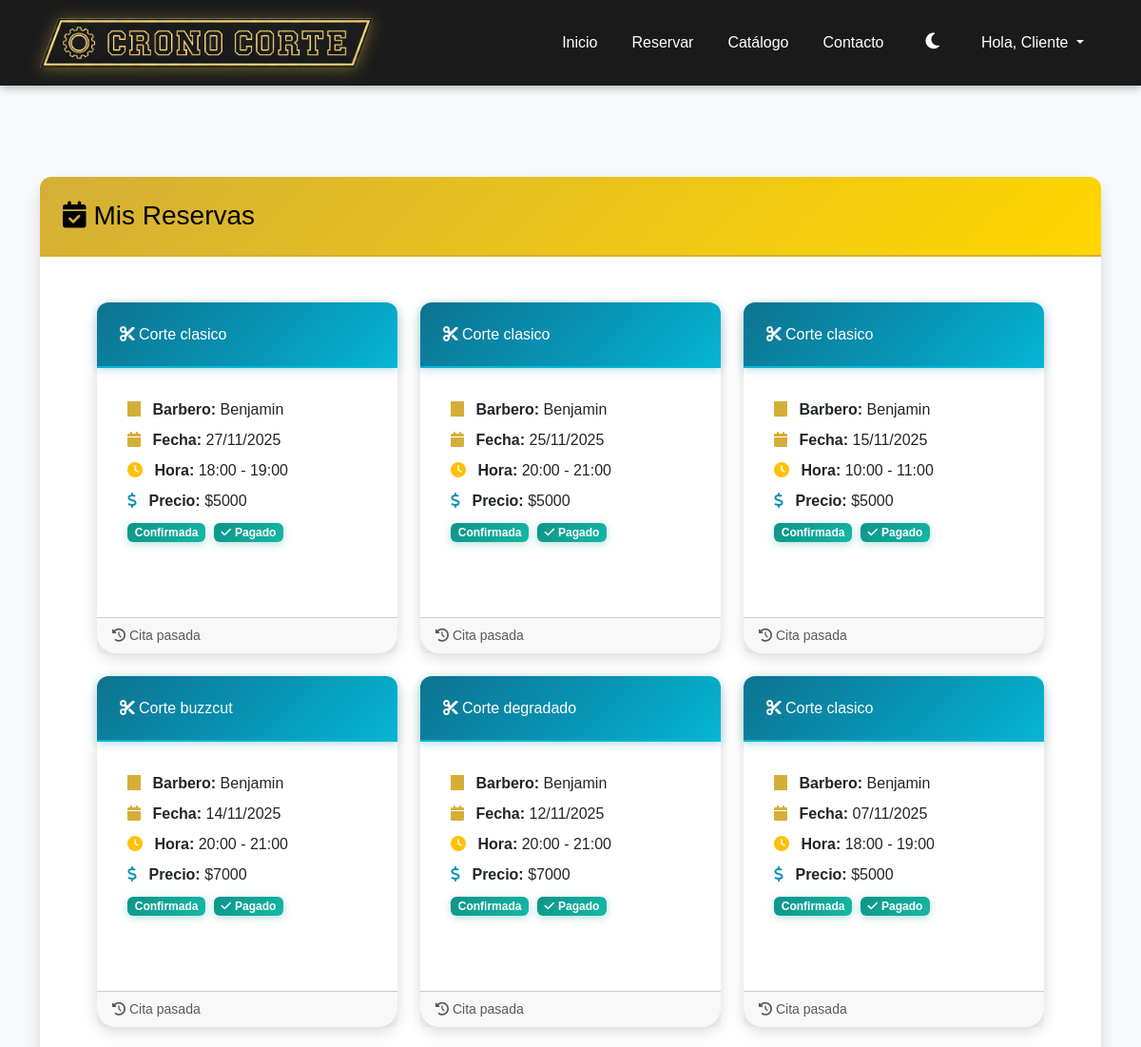
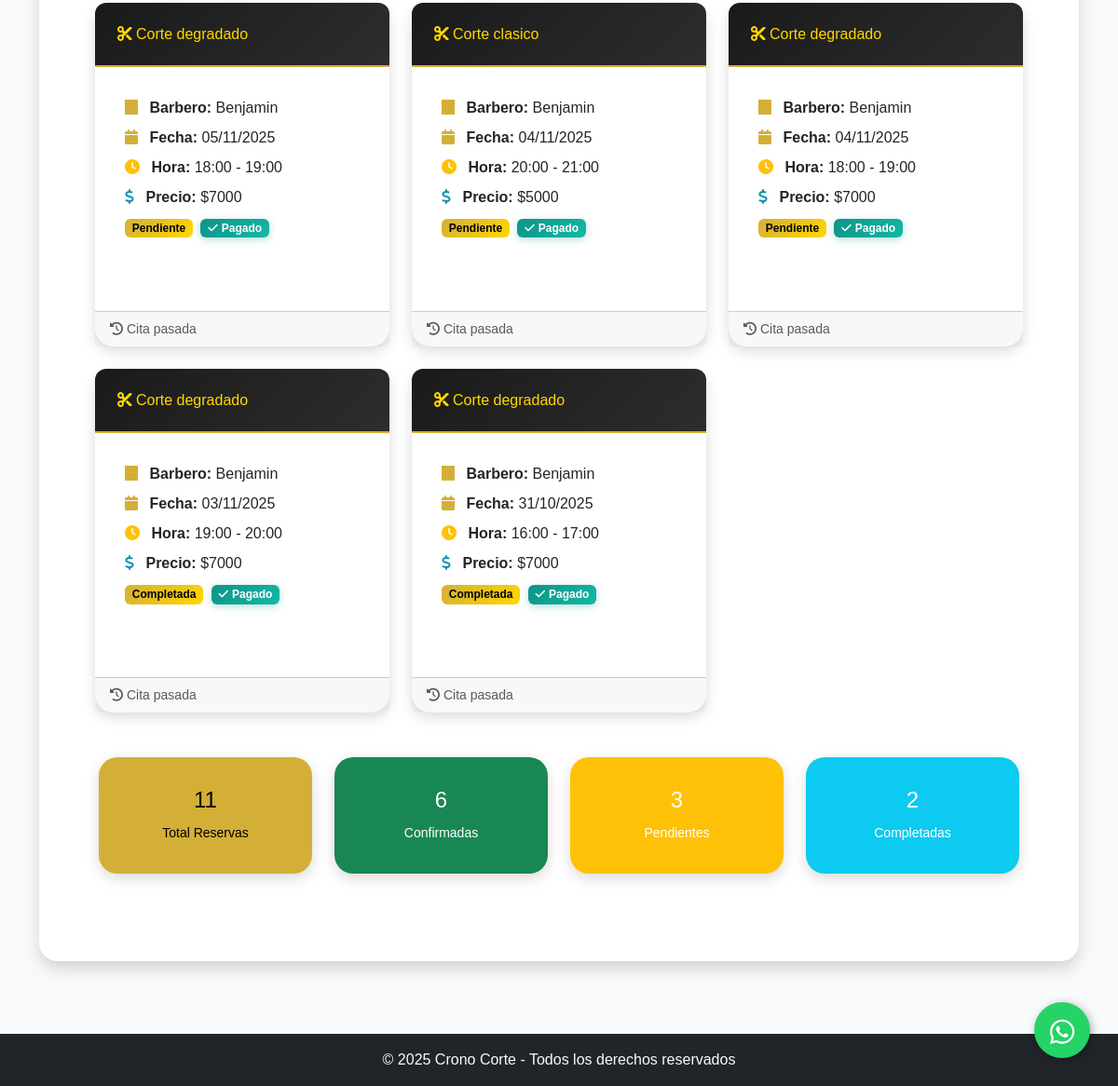
The page /mis-reservas/ (signed in) on the database as committed earlier (2 pictures, top to bottom).
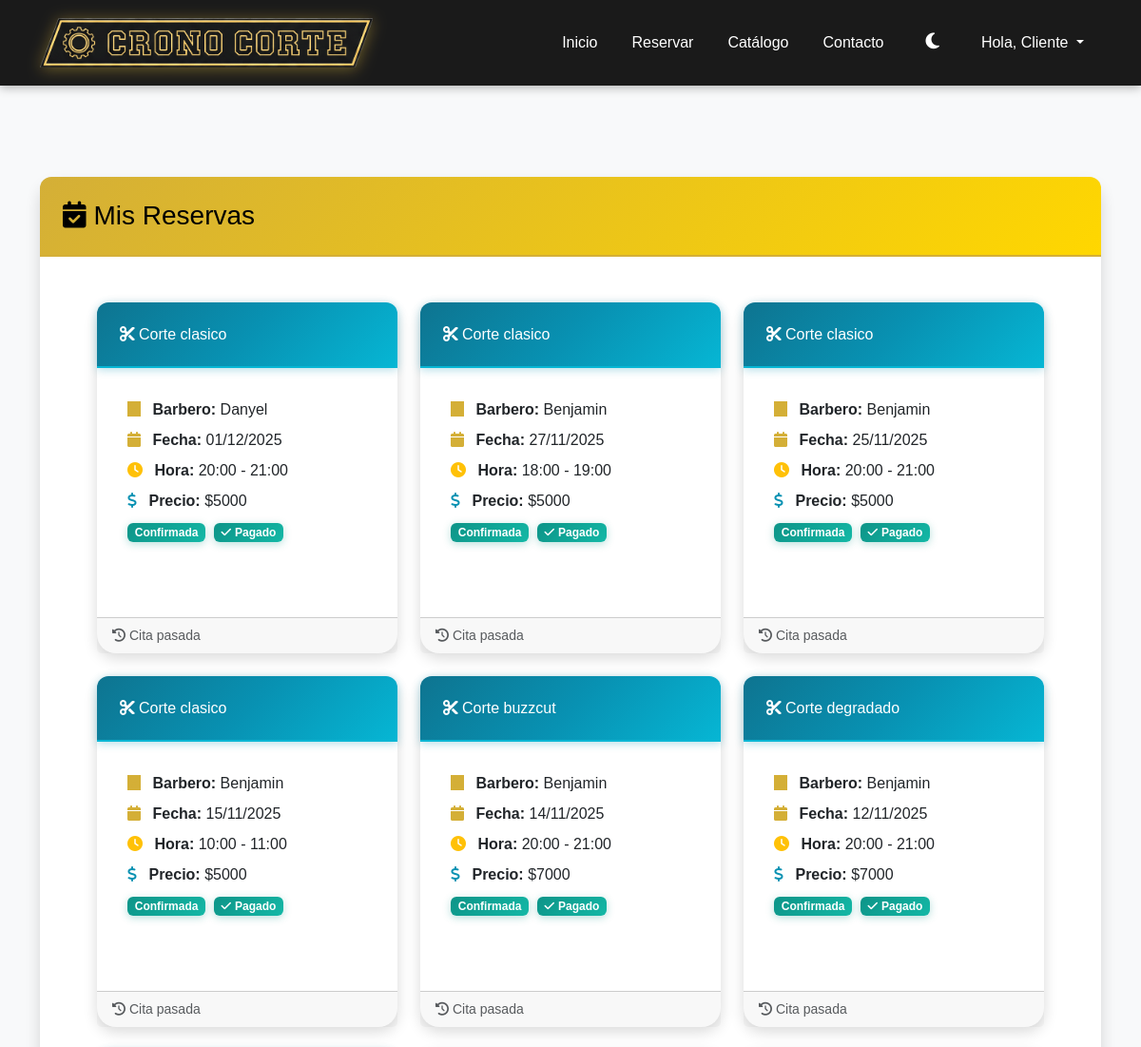
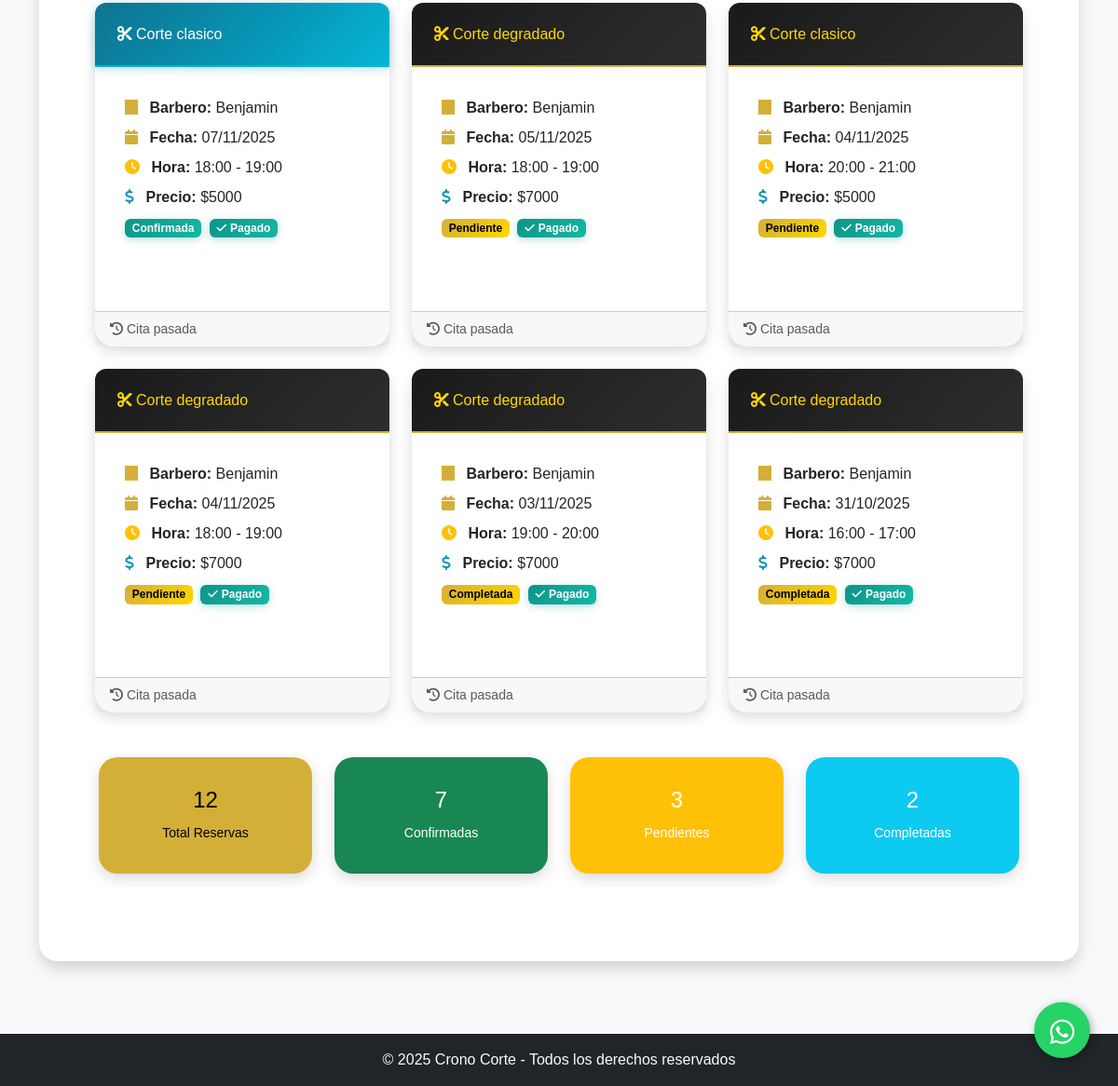
The same page on the database as committed later (2 pictures, top to bottom).
### agendabarber/models.py (models this page shows, shortened)
class Reserva(models.Model):
    cliente = models.ForeignKey(User, on_delete=models.CASCADE)
    barbero = models.ForeignKey(Barbero, on_delete=models.CASCADE)
    servicio = models.ForeignKey(Servicio, on_delete=models.CASCADE)
    inicio = models.DateTimeField(help_text="Hora de inicio de la reserva")
    fin = models.DateTimeField(null=True, blank=True)
    pagado = models.BooleanField(default=False)  # Changed: Now requires payment confirmation
    payment_method = models.CharField(max_length=50, default='mercadopago',
                                     help_text="Método de pago utilizado")
    estado = models.CharField(max_length=20, choices=ESTADO_CHOICES, default='Pendiente')  # Pendiente hasta que pase la hora
    objects = ReservaManager()  # Manager personalizado

class Servicio(models.Model):
    nombre = models.CharField(max_length=100)
    descripcion = models.TextField(blank=True)
    precio = models.PositiveIntegerField()
    duracion_minutos = models.PositiveIntegerField(
        default=60,
        help_text="Duración del servicio en minutos"
    )
    imagen = models.ImageField(upload_to='servicios/', null=True, blank=True)

class Barbero(models.Model):
    usuario = models.OneToOneField(User, on_delete=models.CASCADE, null=True, blank=True,
                                   help_text="Usuario asociado a este barbero")
    nombre = models.CharField(max_length=100)
    experiencia = models.PositiveIntegerField(help_text="Años de experiencia")
    foto = models.ImageField(upload_to='barberos/', null=True, blank=True)

### agendabarber/views.py (the view)
# urls.py: path('mis-reservas/', views.mis_reservas_cliente, name='mis_reservas'),
@login_required
def mis_reservas_cliente(request):
    reservas = Reserva.objects.filter(
        cliente=request.user
    ).select_related('barbero', 'servicio').order_by('-inicio')
    total_reservas = reservas.count()
    reservas_confirmadas = reservas.filter(estado='Confirmada').count()
    reservas_pendientes = reservas.filter(estado='Pendiente').count()
    reservas_completadas = reservas.filter(estado='Completada').count()
    context = {
        'reservas': reservas,
        'total_reservas': total_reservas,
        'reservas_confirmadas': reservas_confirmadas,
        'reservas_pendientes': reservas_pendientes,
        'reservas_completadas': reservas_completadas,
        'now': timezone.now(),
    }
    return render(request, 'mis_reservas_cliente.html', context)

### agendabarber/context_processors.py (called while the page is built)
def user_type_context(request):
    context = {
        'es_barbero': False,
        'es_cliente': False,
    }
    if request.user.is_authenticated:
        try:
            Barbero.objects.get(usuario=request.user)
            context['es_barbero'] = True
            context['es_cliente'] = False
        except Barbero.DoesNotExist:
            context['es_barbero'] = False
            context['es_cliente'] = True
    return context

### agendabarber/templates/mis_reservas_cliente.html (shortened to what the changed rows need)
{% extends "base.html" %}
{% load static %}
{% block content %}
    <div class="row">
        <div class="col-12">
            <div class="card shadow">
                <div class="card-body" style="padding: 3rem 4rem;">
                    {% if reservas %}
                    <div class="row" style="margin-left: -1rem; margin-right: -1rem;">
                        {% for reserva in reservas %}
                        <div class="col-md-6 col-lg-4 mb-4">
                            <div
                                class="card h-100 {% if reserva.estado == 'Confirmada' %}border-success{% elif reserva.estado == 'Pendiente' %}border-warning{% elif reserva.estado == 'Cancelada' %}border-danger{% else %}border-info{% endif %}">
                                <div
                                    class="card-header {% if reserva.estado == 'Confirmada' %}bg-success{% elif reserva.estado == 'Pendiente' %}bg-warning{% elif reserva.estado == 'Cancelada' %}bg-danger{% else %}bg-info{% endif %} text-white">
                                    <h6 class="mb-0">
                                        <i class="fas fa-scissors me-1"></i>{{ reserva.servicio.nombre }}
                                    </h6>
                                </div>
                                <div class="card-body">
                                    <div class="mb-2">
                                        <i class="fas fa-user-tie text-primary me-2"></i>
                                        <strong>Barbero:</strong> {{ reserva.barbero.nombre }}
                                    </div>
                                    <div class="mb-2">
                                        <i class="fas fa-calendar text-info me-2"></i>
                                        <strong>Fecha:</strong> {{ reserva.inicio|date:"d/m/Y" }}
                                    </div>
                                    <div class="mb-2">
                                        <i class="fas fa-clock text-warning me-2"></i>
                                        <strong>Hora:</strong> {{ reserva.inicio|date:"H:i" }} - {{ reserva.fin|date:"H:i" }}
                                    </div>
                                    <div class="mb-2">
                                        <i class="fas fa-dollar-sign text-success me-2"></i>
                                        <strong>Precio:</strong> ${{ reserva.servicio.precio|floatformat:0 }}
                                    </div>
                                    <div class="mb-3">
                                        <span
                                            class="badge {% if reserva.estado == 'Confirmada' %}bg-success{% elif reserva.estado == 'Pendiente' %}bg-warning{% elif reserva.estado == 'Cancelada' %}bg-danger{% else %}bg-info{% endif %}">
                                            {{ reserva.estado }}
                                        </span>
                                        {% if reserva.pagado %}
                                        <span class="badge bg-success ms-1">
                                            <i class="fas fa-check me-1"></i>Pagado
                                        </span>
                                        {% else %}
                                        <span class="badge bg-secondary ms-1">
                                            <i class="fas fa-clock me-1"></i>Pendiente pago
                                        </span>
                                        {% endif %}
                                    </div>
                                </div>
                                <div class="card-footer text-muted small">
                                    {% now "Y-m-d H:i" as current_datetime %}
                                    {% if reserva.inicio|date:"Y-m-d H:i" > current_datetime %}
                                    <i class="fas fa-hourglass-half me-1"></i>Próxima cita
                                    {% else %}
                                    <i class="fas fa-history me-1"></i>Cita pasada
                                    {% endif %}
                                </div>
                            </div>
                        </div>
                        {% endfor %}
                    </div>
                    <div class="row mt-4">
                        <div class="col-md-3 col-6 mb-3">
                            <div class="card bg-primary text-white">
                                <div class="card-body text-center">
                                    <h4>{{ total_reservas }}</h4>
                                    <small>Total Reservas</small>
                                </div>
                            </div>
                        </div>
                        <div class="col-md-3 col-6 mb-3">
                            <div class="card bg-success text-white">
                                <div class="card-body text-center">
                                    <h4>{{ reservas_confirmadas }}</h4>
                                    <small>Confirmadas</small>
                                </div>
                            </div>
                        </div>
                        <div class="col-md-3 col-6 mb-3">
                            <div class="card bg-warning text-white">
                                <div class="card-body text-center">
                                    <h4>{{ reservas_pendientes }}</h4>
                                    <small>Pendientes</small>
                                </div>
                            </div>
                        </div>
                        <div class="col-md-3 col-6 mb-3">
                            <div class="card bg-info text-white">
                                <div class="card-body text-center">
                                    <h4>{{ reservas_completadas }}</h4>
                                    <small>Completadas</small>
                                </div>
                            </div>
                        </div>
                    </div>
                    {% endif %}
                </div>
            </div>
        </div>
    </div>
{% endblock %}

Rows that differ between the two databases and show on the page:
added Reserva: servicio.nombre "Corte clasico", barbero.nombre "Danyel", inicio "01/12/2025", inicio "20:00", fin "21:00", servicio.precio "5000", estado "Confirmada", pagado True (drawn), shows "Cita pasada"
Other text that changed with them:
{{ total_reservas }}: "11" → "12"
{{ reservas_confirmadas }}: "6" → "7"
